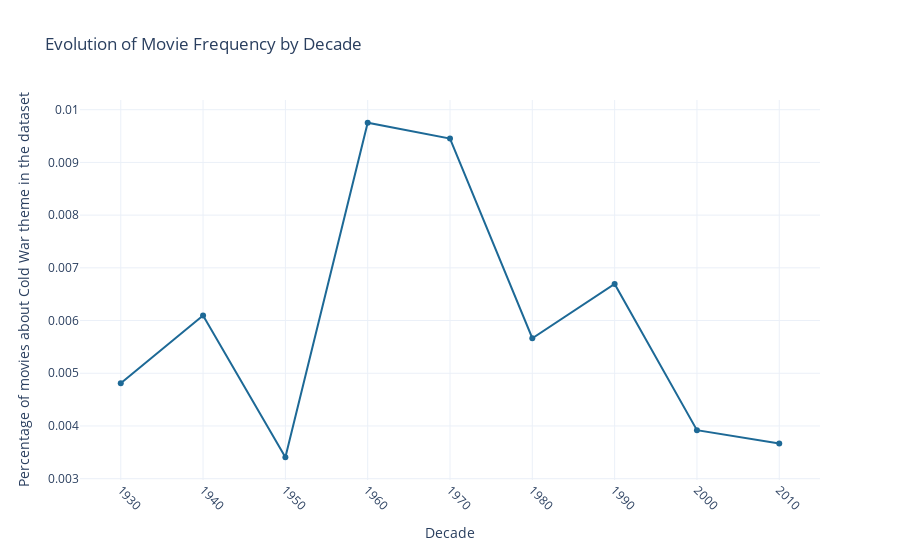

The code cell stored with this chart in its notebook:
### Markdown cell above
The main themes are:
- Nuclear anxiety: Themes often include accidental nuclear strikes, space races, and clashes between democracy and communism.
- War and Resistance: Stories about World War II and other conflicts dominate, showing the  resistance movements, espionage, and personal sacrifices during wartime.
- Political satire: Some movies use humor and satire to critique political ideologies, societal norms, which reflects Cold War propaganda or domestic issues.
- Technology: Themes around technological advancements, particularly in space exploration and military innovation, shows the fascination and fear associated with rapid scientific progress during the Cold War.
- Human relationship: a recurring theme is the resilience of human connections—family, friendship, and love—as a counterpoint to the larger conflicts.

### Code cell
plot_movie_frequency(df_plot, theme, time_unit='Decade')

### Figure 1 — Plotly figure (JSON) as saved in the notebook; plotly's stock layout.template omitted (floating-point values rounded to 4 significant figures)
{"data": [{"hovertemplate": "Decade=%{x}<br>Percentage of movies about Cold War theme in the dataset=%{y:.2f%}<extra></extra>", "legendgroup": "", "line": {"color": "rgb(29, 105, 150)", "dash": "solid"}, "marker": {"symbol": "circle"}, "mode": "lines+markers", "name": "", "orientation": "v", "showlegend": false, "type": "scatter", "x": [1930, 1940, 1950, 1960, 1970, 1980, 1990, 2000, 2010], "xaxis": "x", "y": [0.00481, 0.006095, 0.003407, 0.009752, 0.009452, 0.005664, 0.006693, 0.00392, 0.003667], "yaxis": "y"}], "layout": {"legend": {"tracegroupgap": 0}, "title": {"text": "Evolution of Movie Frequency by Decade"}, "xaxis": {"anchor": "y", "domain": [0, 1], "tickangle": 45, "title": {"text": "Decade"}}, "yaxis": {"anchor": "x", "domain": [0, 1], "title": {"text": "Percentage of movies about Cold War theme in the dataset"}}}}
